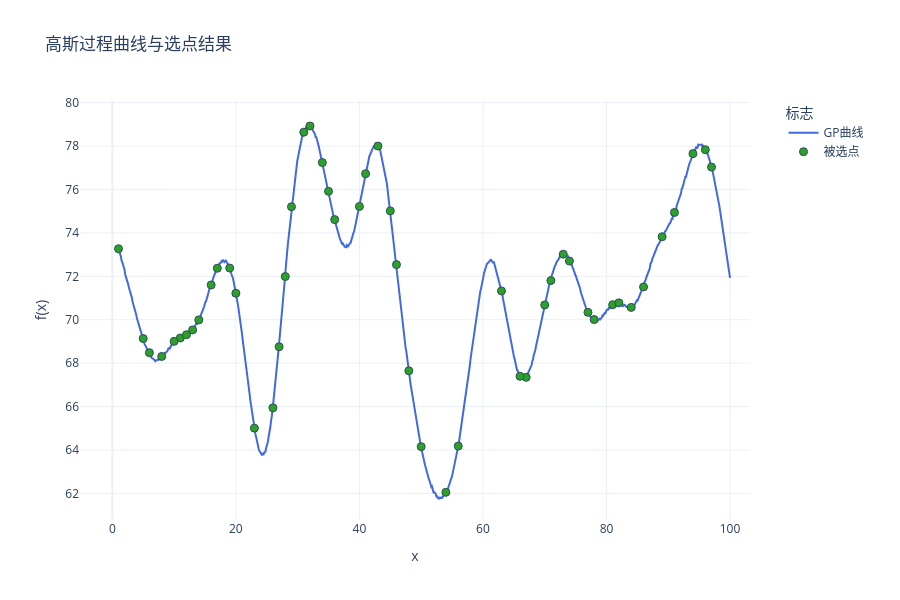

The notebook cell saved with this chart:
### Code cell
import numpy as np
import plotly.graph_objects as go
from sklearn.gaussian_process import GaussianProcessRegressor
from sklearn.gaussian_process.kernels import RBF, ConstantKernel,WhiteKernel

seed = 42
np.random.seed(seed=seed)
# 定义核函数
kernel = ConstantKernel(25.0) * RBF(length_scale=4.0) + WhiteKernel(1e-3)
gp = GaussianProcessRegressor(kernel=kernel)

x_dense = np.linspace(1, 100, 1000).reshape(-1, 1)

y_dense = gp.sample_y(x_dense, n_samples=1, random_state=seed).flatten() + 70

# 提取整数点对应的y值
integer_points = np.random.choice(np.arange(1, 101), size=50, replace=False)
indices = [np.abs(x_dense.flatten() - x).argmin() for x in integer_points]
y_integers = y_dense[indices]

# 计算整数点的协方差矩阵
cov_matrix = kernel(integer_points.reshape(-1,1))

# 计算相关性矩阵
std_dev = np.sqrt(np.diag(cov_matrix))  
corr_matrix = cov_matrix / np.outer(std_dev, std_dev)  

np.savetxt('Sigma1.txt', cov_matrix, 
           fmt='%.6f',
           header=f'高斯过程协方差矩阵(1-50整数点)\n核函数: {kernel}')

np.savetxt('correlation_matrix.txt', corr_matrix,
           fmt='%.6f',
           header=f'高斯过程相关性矩阵(1-50整数点)\n核函数: {kernel}')

np.savetxt('mu.txt', 
           y_integers,
           fmt='%.6f',
           header='真实均值')

fig = go.Figure()

fig.add_trace(go.Scatter(
    x=x_dense.flatten(), 
    y=y_dense,
    mode='lines',
    name='GP曲线',
    line=dict(color='royalblue', width=2)
))

#colors = ['#1f77b4', '#ff7f0e', '#2ca02c', '#d62728', '#9467bd']  # 5种不同颜色
colors = ['#2ca02c',]

fig.add_trace(go.Scatter(
    x=integer_points,
    y=y_integers,
    mode='markers',
    name='被选点',
    marker=dict(
        color=colors[0],
        size=8,
        line=dict(width=1, color='DarkSlateGrey')
)))

fig.update_layout(
    title='高斯过程曲线与选点结果',
    xaxis_title='x',
    yaxis_title='f(x)',
    template='plotly_white',
    height=600,
    width=900,
    legend=dict(
        title='标志',
        x=1.05,
        y=1,
        xanchor='left',
        yanchor='top',
        bgcolor='rgba(255,255,255,0.8)'
    ),
    margin=dict(r=150) 
)

fig.show()

### Figure 1 — Plotly figure (JSON) as saved in the notebook; plotly's stock layout.template omitted (floating-point values rounded to 4 significant figures; data arrays with more than 128 entries replaced by an {"elided": "..."} marker saying what was removed)
{"data": [{"line": {"color": "royalblue", "width": 2}, "mode": "lines", "name": "GP曲线", "type": "scatter", "x": {"elided": "1000 float values"}, "y": {"elided": "1000 float values"}}, {"marker": {"color": "#2ca02c", "line": {"color": "DarkSlateGrey", "width": 1}, "size": 8}, "mode": "markers", "name": "被选点", "type": "scatter", "x": [84, 54, 71, 46, 45, 40, 23, 81, 11, 1, 19, 31, 74, 34, 91, 5, 77, 78, 13, 32, 56, 89, 27, 43, 70, 16, 41, 97, 10, 73, 12, 48, 86, 29, 94, 6, 67, 66, 36, 17, 50, 35, 8, 96, 28, 20, 82, 26, 63, 14], "y": [70.57, 62.05, 71.8, 72.54, 75.01, 75.22, 65.01, 70.69, 69.16, 73.27, 72.38, 78.64, 72.7, 77.24, 74.94, 69.13, 70.34, 70.01, 69.53, 78.92, 64.18, 73.82, 68.76, 78.0, 70.68, 71.6, 76.72, 77.03, 69.0, 73.02, 69.31, 67.65, 71.51, 75.2, 77.65, 68.48, 67.35, 67.39, 74.61, 72.37, 64.15, 75.91, 68.31, 77.83, 71.99, 71.22, 70.78, 65.94, 71.32, 69.99]}], "layout": {"height": 600, "legend": {"bgcolor": "rgba(255,255,255,0.8)", "title": {"text": "标志"}, "x": 1.05, "xanchor": "left", "y": 1, "yanchor": "top"}, "margin": {"r": 150}, "title": {"text": "高斯过程曲线与选点结果"}, "width": 900, "xaxis": {"title": {"text": "x"}}, "yaxis": {"title": {"text": "f(x)"}}}}
